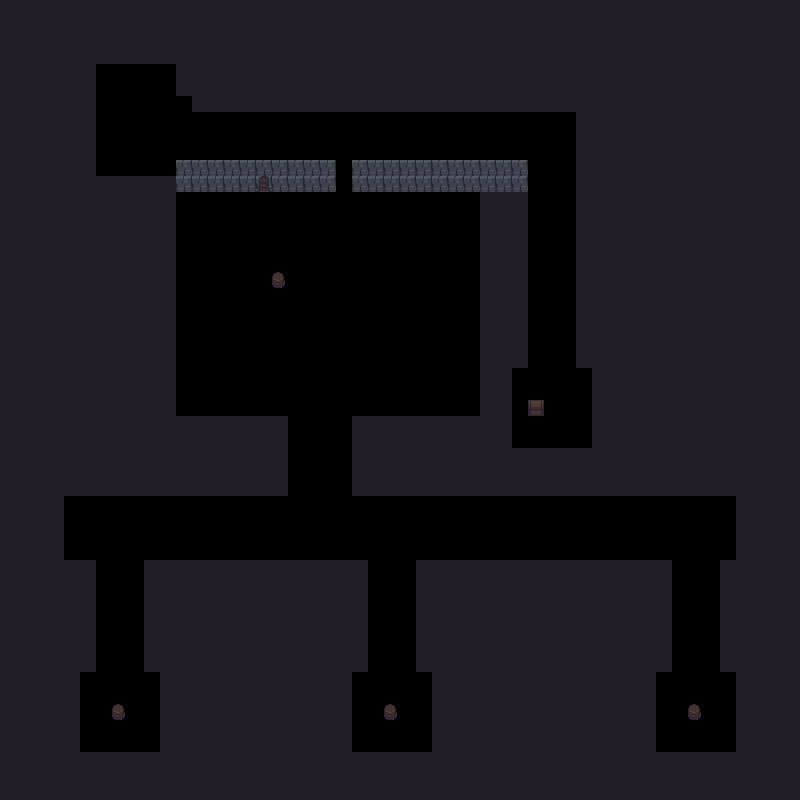

Rendered tile map (Tiled .tmx) drawn with the repository's tilesets; below, a short description and the map source with its tile grids summarised:
An orthogonal 50x50 tile map with 16x16 px tiles, 1 tile layer (Solid), 2 hidden layers not drawn.

<map version="1.2" tiledversion="1.3.3" orientation="orthogonal" renderorder="right-down" width="50" height="50" tilewidth="16" tileheight="16" infinite="0" nextlayerid="4" nextobjectid="1">
 <tileset firstgid="1" name="dungeon_tiles_formatted_v2" tilewidth="16" tileheight="16" tilecount="299" columns="23">
  <image source="dungeon_tiles_formatted_v2.png" width="368" height="208" />
 </tileset>
 <layer id="1" name="Solid" width="50" height="50">
  <data>[2500 cells, 1736 non-empty, 7 distinct tile ids]</data>
 </layer>
 <layer id="2" name="Layer1" width="50" height="50" visible="0">
  <data>[2500 cells, 769 non-empty, 30 distinct tile ids]</data>
 </layer>
 <layer id="3" name="Layer2" width="50" height="50" visible="0">
  <data>[2500 cells, 127 non-empty, 20 distinct tile ids]</data>
 </layer>
</map>
